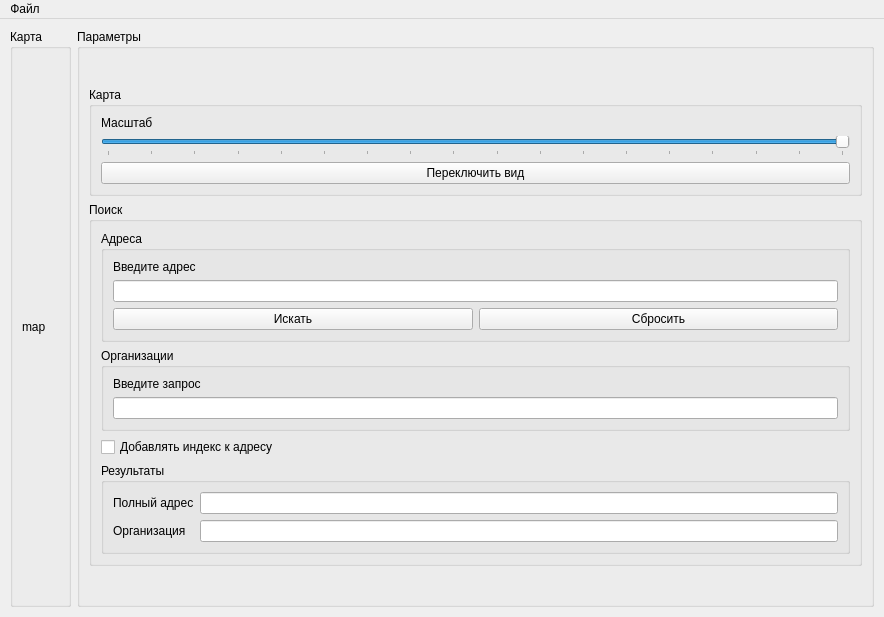
<?xml version="1.0" encoding="UTF-8"?>
<ui version="4.0">
 <class>MainWindow</class>
 <widget class="QMainWindow" name="MainWindow">
  <property name="geometry">
   <rect>
    <x>0</x>
    <y>0</y>
    <width>884</width>
    <height>617</height>
   </rect>
  </property>
  <property name="focusPolicy">
   <enum>Qt::StrongFocus</enum>
  </property>
  <property name="windowTitle">
   <string>MainWindow</string>
  </property>
  <widget class="QWidget" name="centralwidget">
   <layout class="QGridLayout" name="gridLayout_3">
    <property name="leftMargin">
     <number>10</number>
    </property>
    <property name="topMargin">
     <number>10</number>
    </property>
    <property name="rightMargin">
     <number>10</number>
    </property>
    <property name="bottomMargin">
     <number>10</number>
    </property>
    <item row="0" column="0">
     <widget class="QGroupBox" name="groupBox">
      <property name="title">
       <string>Карта</string>
      </property>
      <layout class="QVBoxLayout" name="verticalLayout_4">
       <item>
        <spacer name="verticalSpacer_3">
         <property name="orientation">
          <enum>Qt::Vertical</enum>
         </property>
         <property name="sizeHint" stdset="0">
          <size>
           <width>20</width>
           <height>40</height>
          </size>
         </property>
        </spacer>
       </item>
       <item>
        <widget class="QLabel_clickable" name="label_map">
         <property name="sizePolicy">
          <sizepolicy hsizetype="Preferred" vsizetype="Preferred">
           <horstretch>0</horstretch>
           <verstretch>0</verstretch>
          </sizepolicy>
         </property>
         <property name="text">
          <string>map</string>
         </property>
        </widget>
       </item>
       <item>
        <spacer name="verticalSpacer_4">
         <property name="orientation">
          <enum>Qt::Vertical</enum>
         </property>
         <property name="sizeHint" stdset="0">
          <size>
           <width>20</width>
           <height>40</height>
          </size>
         </property>
        </spacer>
       </item>
      </layout>
     </widget>
    </item>
    <item row="0" column="1">
     <widget class="QGroupBox" name="groupBox_2">
      <property name="title">
       <string>Параметры</string>
      </property>
      <layout class="QVBoxLayout" name="verticalLayout_3">
       <item>
        <spacer name="verticalSpacer">
         <property name="orientation">
          <enum>Qt::Vertical</enum>
         </property>
         <property name="sizeHint" stdset="0">
          <size>
           <width>20</width>
           <height>40</height>
          </size>
         </property>
        </spacer>
       </item>
       <item>
        <widget class="QGroupBox" name="groupBox_4">
         <property name="title">
          <string>Карта</string>
         </property>
         <layout class="QVBoxLayout" name="verticalLayout_2">
          <item>
           <widget class="QLabel" name="label">
            <property name="text">
             <string>Масштаб</string>
            </property>
           </widget>
          </item>
          <item>
           <widget class="QSlider" name="horizontalSlider">
            <property name="focusPolicy">
             <enum>Qt::ClickFocus</enum>
            </property>
            <property name="maximum">
             <number>17</number>
            </property>
            <property name="pageStep">
             <number>1</number>
            </property>
            <property name="sliderPosition">
             <number>17</number>
            </property>
            <property name="tracking">
             <bool>false</bool>
            </property>
            <property name="orientation">
             <enum>Qt::Horizontal</enum>
            </property>
            <property name="invertedAppearance">
             <bool>false</bool>
            </property>
            <property name="invertedControls">
             <bool>false</bool>
            </property>
            <property name="tickPosition">
             <enum>QSlider::TicksBelow</enum>
            </property>
           </widget>
          </item>
          <item>
           <widget class="QPushButton" name="pushButton_cycle_view">
            <property name="text">
             <string>Переключить вид</string>
            </property>
           </widget>
          </item>
         </layout>
        </widget>
       </item>
       <item>
        <widget class="QGroupBox" name="groupBox_3">
         <property name="title">
          <string>Поиск</string>
         </property>
         <layout class="QVBoxLayout" name="verticalLayout">
          <item>
           <widget class="QGroupBox" name="groupBox_7">
            <property name="title">
             <string>Адреса</string>
            </property>
            <layout class="QVBoxLayout" name="verticalLayout_5">
             <item>
              <widget class="QLabel" name="label_2">
               <property name="text">
                <string>Введите адрес</string>
               </property>
              </widget>
             </item>
             <item>
              <widget class="QLineEdit" name="lineEdit_request">
               <property name="focusPolicy">
                <enum>Qt::StrongFocus</enum>
               </property>
              </widget>
             </item>
             <item>
              <layout class="QHBoxLayout" name="horizontalLayout">
               <item>
                <widget class="QPushButton" name="pushButton_search">
                 <property name="text">
                  <string>Искать</string>
                 </property>
                </widget>
               </item>
               <item>
                <widget class="QPushButton" name="pushButton_reset">
                 <property name="text">
                  <string>Сбросить</string>
                 </property>
                </widget>
               </item>
              </layout>
             </item>
            </layout>
           </widget>
          </item>
          <item>
           <widget class="QGroupBox" name="groupBox_6">
            <property name="title">
             <string>Организации</string>
            </property>
            <layout class="QVBoxLayout" name="verticalLayout_6">
             <item>
              <widget class="QLabel" name="label_5">
               <property name="text">
                <string>Введите запрос</string>
               </property>
              </widget>
             </item>
             <item>
              <widget class="QLineEdit" name="lineEdit_org_request"/>
             </item>
            </layout>
           </widget>
          </item>
          <item>
           <widget class="QCheckBox" name="checkBox_add_index">
            <property name="text">
             <string>Добавлять индекс к адресу</string>
            </property>
           </widget>
          </item>
          <item>
           <widget class="QGroupBox" name="groupBox_5">
            <property name="title">
             <string>Результаты</string>
            </property>
            <layout class="QGridLayout" name="gridLayout_2">
             <item row="0" column="0">
              <widget class="QLabel" name="label_3">
               <property name="text">
                <string>Полный адрес</string>
               </property>
              </widget>
             </item>
             <item row="1" column="0">
              <widget class="QLabel" name="label_4">
               <property name="text">
                <string>Организация</string>
               </property>
              </widget>
             </item>
             <item row="0" column="2">
              <widget class="QLineEdit" name="lineEdit_address">
               <property name="focusPolicy">
                <enum>Qt::ClickFocus</enum>
               </property>
               <property name="readOnly">
                <bool>true</bool>
               </property>
              </widget>
             </item>
             <item row="1" column="2">
              <widget class="QLineEdit" name="lineEdit_org">
               <property name="readOnly">
                <bool>true</bool>
               </property>
              </widget>
             </item>
            </layout>
           </widget>
          </item>
         </layout>
        </widget>
       </item>
       <item>
        <spacer name="verticalSpacer_2">
         <property name="orientation">
          <enum>Qt::Vertical</enum>
         </property>
         <property name="sizeHint" stdset="0">
          <size>
           <width>20</width>
           <height>40</height>
          </size>
         </property>
        </spacer>
       </item>
      </layout>
     </widget>
    </item>
   </layout>
  </widget>
  <widget class="QMenuBar" name="menubar">
   <property name="geometry">
    <rect>
     <x>0</x>
     <y>0</y>
     <width>884</width>
     <height>21</height>
    </rect>
   </property>
   <widget class="QMenu" name="menu">
    <property name="title">
     <string>Файл</string>
    </property>
    <addaction name="action_exit"/>
   </widget>
   <addaction name="menu"/>
  </widget>
  <action name="action_exit">
   <property name="text">
    <string>Выход</string>
   </property>
  </action>
 </widget>
 <customwidgets>
  <customwidget>
   <class>QLabel_clickable</class>
   <extends>QLabel</extends>
   <header>qlabel_clickable.h</header>
  </customwidget>
 </customwidgets>
 <resources/>
 <connections/>
</ui>
